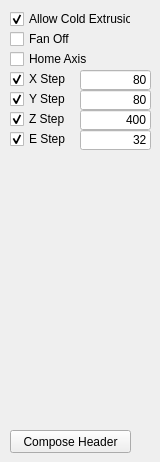
    <widget class="QWidget" name="tab">
     <attribute name="title">
      <string>Header</string>
     </attribute>
     <widget class="QPushButton" name="button_ComposeHeader">
      <property name="geometry">
       <rect>
        <x>10</x>
        <y>430</y>
        <width>121</width>
        <height>23</height>
       </rect>
      </property>
      <property name="sizePolicy">
       <sizepolicy hsizetype="Fixed" vsizetype="Fixed">
        <horstretch>0</horstretch>
        <verstretch>0</verstretch>
       </sizepolicy>
      </property>
      <property name="maximumSize">
       <size>
        <width>200</width>
        <height>16777215</height>
       </size>
      </property>
      <property name="baseSize">
       <size>
        <width>0</width>
        <height>0</height>
       </size>
      </property>
      <property name="text">
       <string>Compose Header</string>
      </property>
     </widget>
     <widget class="QCheckBox" name="checkBox_Header_AllowcoldExtrusion">
      <property name="geometry">
       <rect>
        <x>10</x>
        <y>10</y>
        <width>121</width>
        <height>18</height>
       </rect>
      </property>
      <property name="text">
       <string>Allow Cold Extrusion</string>
      </property>
      <property name="checked">
       <bool>true</bool>
      </property>
      <property name="tristate">
       <bool>false</bool>
      </property>
     </widget>
     <widget class="QCheckBox" name="checkBox_Header_FanOff">
      <property name="geometry">
       <rect>
        <x>10</x>
        <y>30</y>
        <width>121</width>
        <height>18</height>
       </rect>
      </property>
      <property name="text">
       <string>Fan Off</string>
      </property>
      <property name="checked">
       <bool>false</bool>
      </property>
      <property name="tristate">
       <bool>false</bool>
      </property>
     </widget>
     <widget class="QCheckBox" name="checkBox_Header_HomeAxis">
      <property name="geometry">
       <rect>
        <x>10</x>
        <y>50</y>
        <width>121</width>
        <height>18</height>
       </rect>
      </property>
      <property name="text">
       <string>Home Axis</string>
      </property>
      <property name="checked">
       <bool>false</bool>
      </property>
      <property name="tristate">
       <bool>false</bool>
      </property>
     </widget>
     <widget class="QCheckBox" name="checkBox_Header_XStep">
      <property name="geometry">
       <rect>
        <x>10</x>
        <y>70</y>
        <width>61</width>
        <height>18</height>
       </rect>
      </property>
      <property name="text">
       <string>X Step</string>
      </property>
      <property name="checked">
       <bool>true</bool>
      </property>
      <property name="tristate">
       <bool>false</bool>
      </property>
     </widget>
     <widget class="QCheckBox" name="checkBox_Header_YStep">
      <property name="geometry">
       <rect>
        <x>10</x>
        <y>90</y>
        <width>61</width>
        <height>18</height>
       </rect>
      </property>
      <property name="text">
       <string>Y Step</string>
      </property>
      <property name="checked">
       <bool>true</bool>
      </property>
      <property name="tristate">
       <bool>false</bool>
      </property>
     </widget>
     <widget class="QCheckBox" name="checkBox_Header_ZStep">
      <property name="geometry">
       <rect>
        <x>10</x>
        <y>110</y>
        <width>61</width>
        <height>18</height>
       </rect>
      </property>
      <property name="text">
       <string>Z Step</string>
      </property>
      <property name="checked">
       <bool>true</bool>
      </property>
      <property name="tristate">
       <bool>false</bool>
      </property>
     </widget>
     <widget class="QCheckBox" name="checkBox_Header_EStep">
      <property name="geometry">
       <rect>
        <x>10</x>
        <y>130</y>
        <width>61</width>
        <height>18</height>
       </rect>
      </property>
      <property name="text">
       <string>E Step</string>
      </property>
      <property name="checked">
       <bool>true</bool>
      </property>
      <property name="tristate">
       <bool>false</bool>
      </property>
     </widget>
     <widget class="QLineEdit" name="lineEdit_Header_XStep">
      <property name="geometry">
       <rect>
        <x>80</x>
        <y>70</y>
        <width>71</width>
        <height>20</height>
       </rect>
      </property>
      <property name="styleSheet">
       <string notr="true">background-color: rgb(255,255,255)</string>
      </property>
      <property name="text">
       <string>80</string>
      </property>
      <property name="alignment">
       <set>Qt::AlignRight|Qt::AlignTrailing|Qt::AlignVCenter</set>
      </property>
     </widget>
     <widget class="QLineEdit" name="lineEdit_Header_YStep">
      <property name="geometry">
       <rect>
        <x>80</x>
        <y>90</y>
        <width>71</width>
        <height>20</height>
       </rect>
      </property>
      <property name="styleSheet">
       <string notr="true">background-color: rgb(255,255,255)</string>
      </property>
      <property name="text">
       <string>80</string>
      </property>
      <property name="alignment">
       <set>Qt::AlignRight|Qt::AlignTrailing|Qt::AlignVCenter</set>
      </property>
     </widget>
     <widget class="QLineEdit" name="lineEdit_Header_ZStep">
      <property name="geometry">
       <rect>
        <x>80</x>
        <y>110</y>
        <width>71</width>
        <height>20</height>
       </rect>
      </property>
      <property name="styleSheet">
       <string notr="true">background-color: rgb(255,255,255)</string>
      </property>
      <property name="text">
       <string>400</string>
      </property>
      <property name="alignment">
       <set>Qt::AlignRight|Qt::AlignTrailing|Qt::AlignVCenter</set>
      </property>
     </widget>
     <widget class="QLineEdit" name="lineEdit_Header_EStep">
      <property name="geometry">
       <rect>
        <x>80</x>
        <y>130</y>
        <width>71</width>
        <height>20</height>
       </rect>
      </property>
      <property name="styleSheet">
       <string notr="true">background-color: rgb(255,255,255)</string>
      </property>
      <property name="text">
       <string>32</string>
      </property>
      <property name="alignment">
       <set>Qt::AlignRight|Qt::AlignTrailing|Qt::AlignVCenter</set>
      </property>
     </widget>
    </widget>
